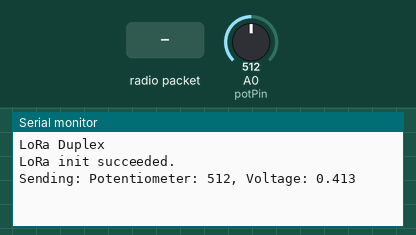
Simulated run of this sketch. Board: Arduino Uno, built with avr-gcc and run on an emulated ATmega328P. Parts: the last lines printed to the serial monitor. Inputs (shaded band) come from the test bench; at power-on: A0 (potPin) = 512. Random numbers use the default seed unless the sketch sets one; no radio packets arrive unless stated.

Above: at 1.2 s.
1.3 s: radio packet "1" arrives
At 2.2 s:
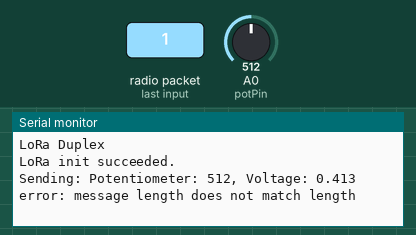
4.3 s: A0 (potPin) set to 900
At 6.6 s:
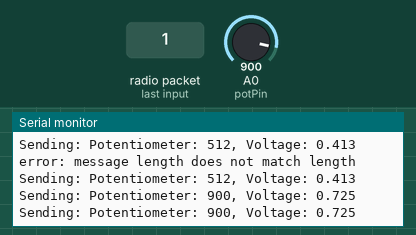

Measured:
- after the input at 1.3 s, the serial monitor: prints a new line at once (image 1)
- after the input at 4.3 s, the serial monitor: prints a new line after 0.44 s (image 2)

The sketch:

potentiometer_B.ino
```cpp
#include <SPI.h>
#include <LoRa.h>
#include <Wire.h>

#define ss 10       //GPIO 15
#define rst 9      //GPIO 16
#define dio0 2      //GPIO 4
#define potPin A0   // Analog pin for the potentiometer

String outgoing;              // outgoing message

byte msgCount = 0;            // count of outgoing messages
byte localAddress = 0xBB;     // address of this device
byte destination = 0xFF;      // destination to send to
long lastSendTime = 0;        // last send time
int interval = 500;          // interval between sends

void setup() {
  Serial.begin(115200);                   // initialize serial
  while (!Serial);

  Serial.println("LoRa Duplex");

  // override the default CS, reset, and IRQ pins (optional)
  LoRa.setPins(ss, rst, dio0);// set CS, reset, IRQ pin

  if (!LoRa.begin(915E6)) {             // initialize ratio at 915 MHz
    Serial.println("LoRa init failed. Check your connections.");
    while (true);                       // if failed, do nothing
  }

  Serial.println("LoRa init succeeded.");
}

void loop() {
  if (millis() - lastSendTime > interval) {
    int potData = analogRead(potPin);   // Read potentiometer value
    float voltage = potData * (3.3 / 4095.0); // Convert potentiometer value to voltage

    String message = "Potentiometer: " + String(potData) + ", Voltage: " + String(voltage, 3); // Create message with potentiometer data
    sendMessage(message);                // Send the message via LoRa
    Serial.println("Sending: " + message);

    lastSendTime = millis();             // timestamp the message
    interval = random(2000) + 1000;      // Set interval between sends (2-3 seconds)
  }

  // parse for a packet, and call onReceive with the result:
  onReceive(LoRa.parsePacket());
}

void sendMessage(String outgoing) {
  LoRa.beginPacket();                   // start packet
  LoRa.write(destination);              // add destination address
  LoRa.write(localAddress);             // add sender address
  LoRa.write(msgCount);                 // add message ID
  LoRa.write(outgoing.length());        // add payload length
  LoRa.print(outgoing);                 // add payload
  LoRa.endPacket();                     // finish packet and send it
  msgCount++;                           // increment message ID
}

void onReceive(int packetSize) {
  if (packetSize == 0) return;          // if there's no packet, return

  // read packet header bytes:
  int recipient = LoRa.read();          // recipient address
  byte sender = LoRa.read();            // sender address
  byte incomingMsgId = LoRa.read();     // incoming msg ID
  byte incomingLength = LoRa.read();    // incoming msg length

  String incoming = "";

  while (LoRa.available()) {
    incoming += (char)LoRa.read();
  }

  if (incomingLength != incoming.length()) {   // check length for error
    Serial.println("error: message length does not match length");
    return;                             // skip rest of function
  }

  // if the recipient isn't this device or broadcast,
  if (recipient != localAddress && recipient != 0xFF) {
    Serial.println("This message is not for me.");
    return;                             // skip rest of function
  }

  // if message is for this device, or broadcast, print details:
  Serial.println("Received from: 0x" + String(sender, HEX));
  Serial.println("Sent to: 0x" + String(recipient, HEX));
  Serial.println("Message ID: " + String(incomingMsgId));
  Serial.println("Message length: " + String(incomingLength));
  Serial.println("Message: " + incoming);
  Serial.println("RSSI: " + String(LoRa.packetRssi()));
  Serial.println("Snr: " + String(LoRa.packetSnr()));
  Serial.println();
}
```
